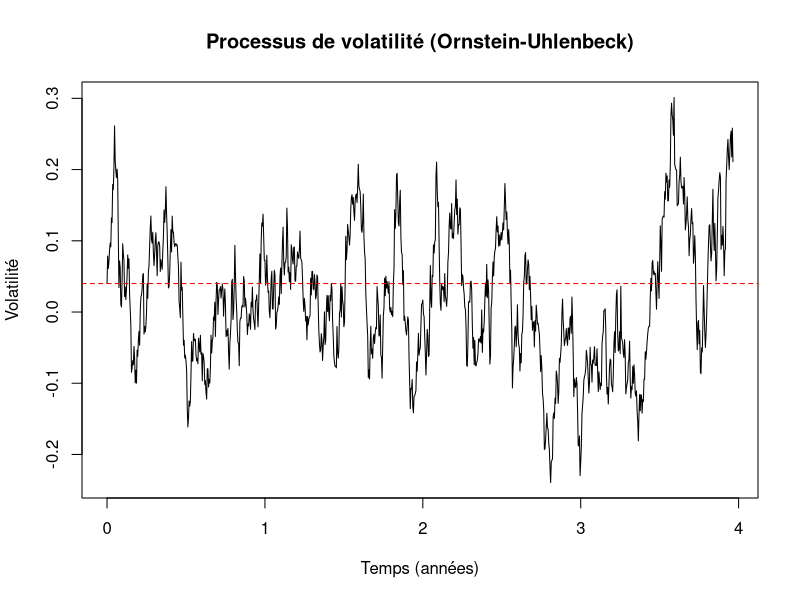
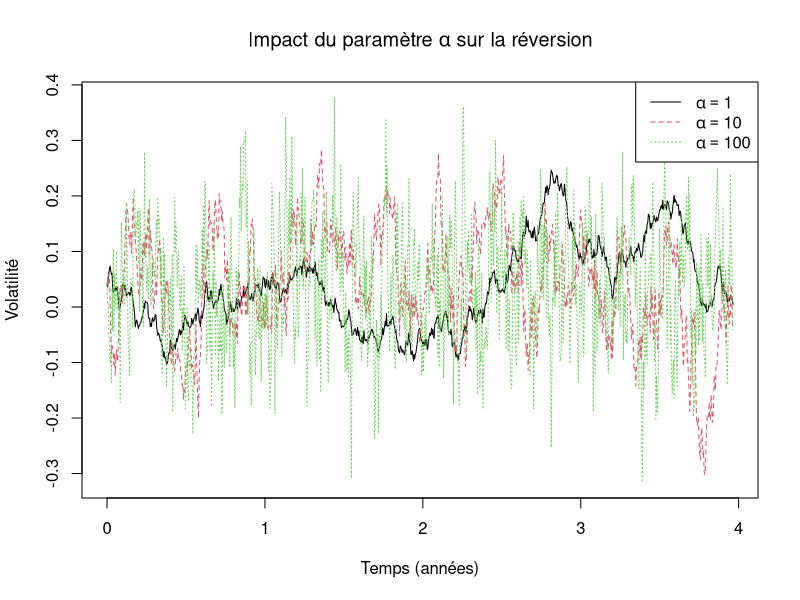
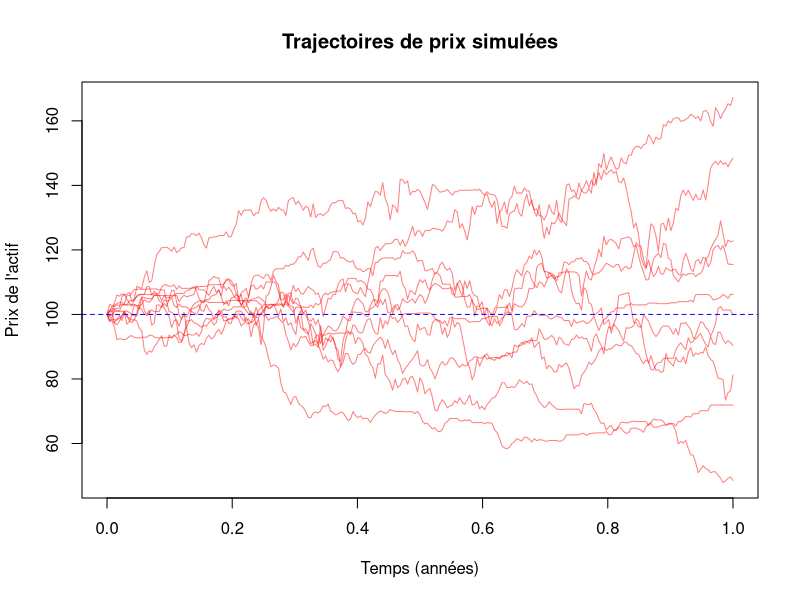
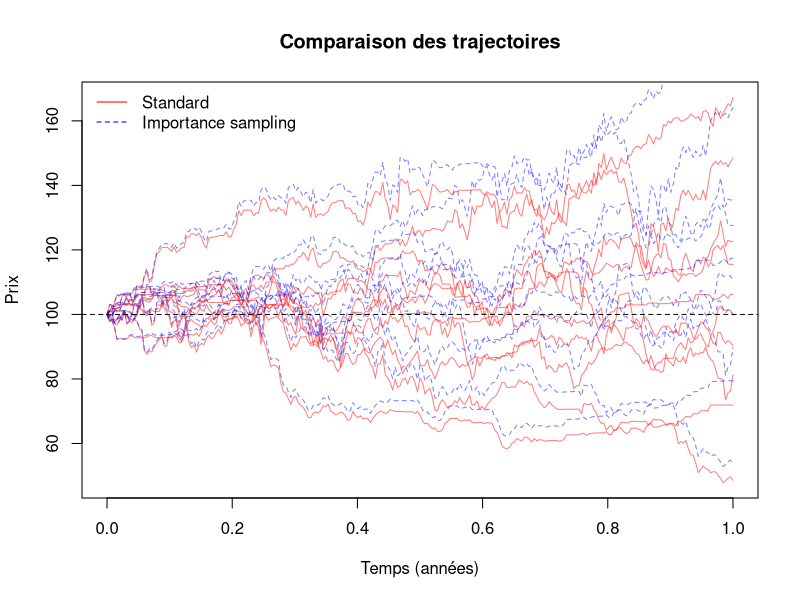
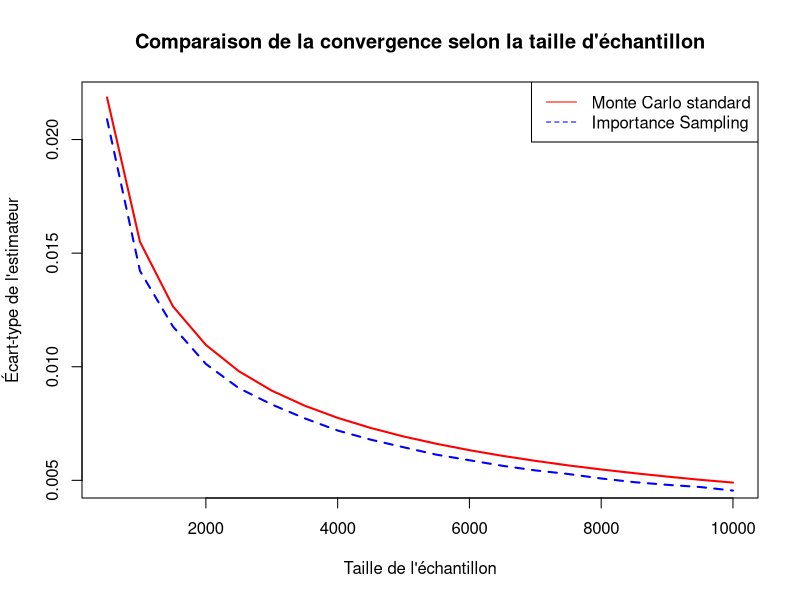
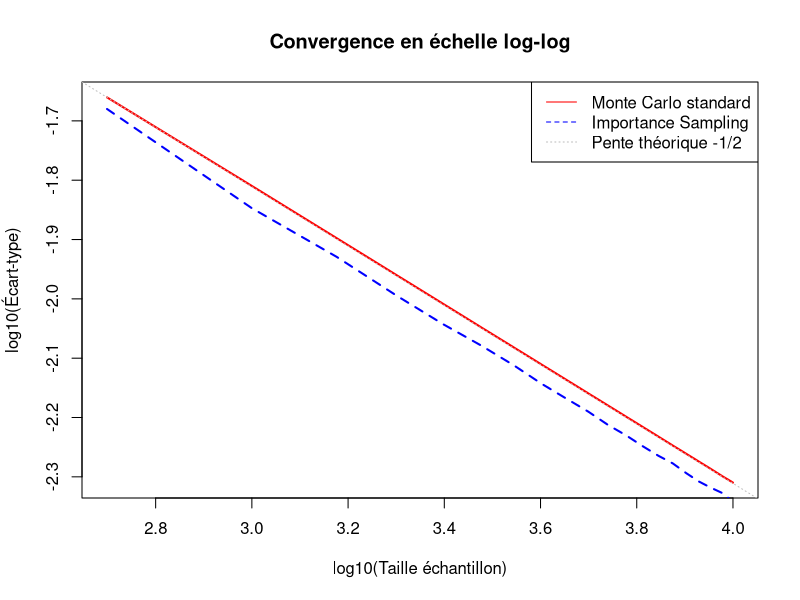

These figures' R source, in order:
## ---- chunk 1
cat("
<style>
  h1 {
    page-break-before: always;
    margin-top: 80px;
    padding-top: 40px;
    border-top: 2px solid #ccc;
  }
  h1:first-of-type {
    page-break-before: avoid;
  }
</style>
")
## ---- chunk 2
knitr::opts_chunk$set(echo = TRUE)
## ---- chunk 3
# Paramètres de base pour l'actif et le processus de volatilité
mu <- 0.05    # Taux de rendement espéré de l'actif 
r <- 0.02     # Taux sans risque
S_0 <- 100    # Prix initial de l'actif

# Paramètres du processus de volatilité stochastique (processus OU)
alpha <- 10   # Vitesse de réversion vers la moyenne
m <- 0.04     # Moyenne de long terme (niveau de réversion du processus)
nu <- 0.1     # Amplitude des fluctuations de la volatilité (paramètre de diffusion)
rho <- -0.5   # Corrélation entre le bruit du prix de l'actif et celui de la volatilité

dt <- 1/252   # Pas de temps quotidien (252 jours de bourse par an)

# Simulation du processus de volatilité
set.seed(42)  # Pour assurer la reproductibilité

Y <- numeric(1000)  # Vecteur contenant la trajectoire de la volatilité
Y[1] <- m           # Condition initiale du processus - Définition de la moyenne de long terme

# Boucle de simulation d'un processus d'Ornstein-Uhlenbeck
for(i in 2:1000) {
  Y[i] <- Y[i-1] + alpha * (m - Y[i-1]) * dt + 
          nu * sqrt(2 * alpha) * sqrt(dt) * rnorm(1)
}

# Création de l'axe temporel (en années)
time_grid <- seq(0, (length(Y) - 1) * dt, by = dt)

# Visualisation du processus simulé
plot(time_grid, Y, type = "l",
     main = "Processus de volatilité (Ornstein-Uhlenbeck)",
     xlab = "Temps (années)",
     ylab = "Volatilité")
abline(h = m, col = "red", lty = 2)  # Ligne pointillée à la moyenne de long terme
## ---- chunk 4
# On compare ici l'effet de différentes valeurs de alpha (vitesse de réversion)
alpha_values <- c(1, 10, 100)       # Trois régimes : lent, modéré, rapide
Y_matrix <- matrix(0, nrow=1000, ncol=3)  # Matrice pour stocker les trajectoires simulées

# Simulation pour chaque valeur de alpha
for(j in 1:3) {
  Y_matrix[1, j] <- m              
  for(i in 2:1000) {
    Y_matrix[i, j] <- Y_matrix[i-1, j] + 
                      alpha_values[j] * (m - Y_matrix[i-1, j]) * dt + 
                      nu * sqrt(2 * alpha_values[j]) * sqrt(dt) * rnorm(1)
  }
}

# Création d'un axe de temps exprimé en années
time_grid <- seq(0, (nrow(Y_matrix) - 1) * dt, by = dt)

# Visualisation comparative
matplot(time_grid, Y_matrix, type="l", lty=1:3, col=1:3,
        main=expression("Impact du paramètre " * alpha * " sur la réversion"),
        xlab="Temps (années)",                
        ylab="Volatilité")

# Légende indiquant les valeurs de alpha utilisées
legend("topright", legend=c(expression(alpha==1), 
                            expression(alpha==10), 
                            expression(alpha==100)), 
       lty=1:3, col=1:3)
## ---- chunk 5
# Paramètres pour la simulation Monte Carlo
T <- 1           # Maturité de l'option (en années)
K <- 100         # Prix d'exercice de l'option
n_steps <- 252   # Nombre de pas de temps (un an de jours ouvrables)
n_paths <- 5000  # Nombre de trajectoires à simuler
v0 <- m          # Volatilité initiale (égale à la moyenne à long terme)

# Initialisation des matrices pour les trajectoires
set.seed(123)    # Pour la reproductibilité

# Génération des incréments browniens corrélés pour les processus de prix et de volatilité
W1 <- matrix(rnorm(n_steps * n_paths), nrow = n_steps)
W2 <- matrix(rnorm(n_steps * n_paths), nrow = n_steps)
Z1 <- W1
Z2 <- rho * W1 + sqrt(1 - rho^2) * W2

# Matrices pour la trajectoire sans changement de mesure (nominal)
S_nominal <- matrix(0, nrow = n_steps + 1, ncol = n_paths)
v_nominal <- matrix(0, nrow = n_steps + 1, ncol = n_paths)

# Conditions initiales
S_nominal[1, ] <- S_0
v_nominal[1, ] <- v0

# Simulation des trajectoires via schéma d'Euler (volatilité) et formule exacte (prix)
# Voir les équations en section "Discrétisation des EDS" pour les détails théoriques.
for (i in 1:n_steps) {
  # Mise à jour de la volatilité (processus OU)
  v_nominal[i+1, ] <- v_nominal[i, ] + alpha*(m - v_nominal[i, ])*dt + 
                      nu*sqrt(2*alpha)*sqrt(dt)*Z2[i, ]
  
  # Forcer la positivité de la variance - justification:
  # Le processus OU peut devenir négatif, ce qui n'est pas réaliste pour une variance
  # Cette correction est une approximation pratique, bien que théoriquement imparfaite
  v_nominal[i+1, ] <- pmax(v_nominal[i+1, ], 0)
  
  # Mise à jour du prix de l'actif sous mesure risque-neutre
  # Utilisation de la formule exacte pour le log-prix.
  # L'objectif est de réduire l'erreur de discrétisation et assure la positivité des prix.
  S_nominal[i+1, ] <- S_nominal[i, ] * exp((r - 0.5*v_nominal[i, ])*dt + 
                                           sqrt(v_nominal[i, ]*dt)*Z1[i, ])
}

# Visualisation de quelques trajectoires de prix simulées
time_grid_full <- seq(0, T, length.out = n_steps + 1)
matplot(time_grid_full, S_nominal[,1:10], type="l", 
        col=rgb(1,0,0,0.5), lty=1,
        main="Trajectoires de prix simulées",
        xlab="Temps (années)", 
        ylab="Prix de l'actif")
abline(h=K, col="blue", lty=2)  # Prix d'exercice
## ---- chunk 6
# Calcul du payoff pour l'option digitale
payoff_digital <- (S_nominal[n_steps+1,] > K)

# Estimation du prix par Monte Carlo standard
price_digital_std <- mean(exp(-r*T) * payoff_digital)
std_error_digital_std <- sd(exp(-r*T) * payoff_digital) / sqrt(n_paths)

cat("Option digitale - Monte Carlo standard:\n")
cat("Prix estimé:", round(price_digital_std, 6), "\n")
cat("Écart-type:", round(std_error_digital_std, 6), "\n")
cat("Intervalle de confiance à 95%: [", 
    round(price_digital_std - 1.96*std_error_digital_std, 6), ", ",
    round(price_digital_std + 1.96*std_error_digital_std, 6), "]\n")
## ---- chunk 7
# Paramètre pour l'importance sampling
mu_shift <- 0.1  # Décalage du drift pour importance sampling
# Justification du choix: Cette valeur a été choisie pour augmenter la probabilité
# que le prix franchisse le seuil K, tout en maintenant un équilibre entre
# réduction de variance et stabilité numérique de l'estimateur pondéré

# Note: Un mu_shift trop élevé peut augmenter la variance des poids et dégrader
# la performance de l'estimateur malgré la hausse du nombre d'événements rares observés

# Matrices pour la trajectoire avec importance sampling
S_shifted <- matrix(0, nrow = n_steps + 1, ncol = n_paths)
v_shifted <- matrix(0, nrow = n_steps + 1, ncol = n_paths)

# Conditions initiales
S_shifted[1, ] <- S_0
v_shifted[1, ] <- v0

# Simulation avec importance sampling
for (i in 1:n_steps) {
  # Mise à jour de la volatilité (processus OU)
  v_shifted[i+1, ] <- v_shifted[i, ] + alpha*(m - v_shifted[i, ])*dt + 
                      nu*sqrt(2*alpha)*sqrt(dt)*Z2[i, ]
  
  # Forcer la positivité de la variance
  v_shifted[i+1, ] <- pmax(v_shifted[i+1, ], 0)
  
  # Mise à jour du prix de l'actif avec drift modifié
  S_shifted[i+1, ] <- S_shifted[i, ] * exp((r + mu_shift - 0.5*v_shifted[i, ])*dt + 
                                          sqrt(v_shifted[i, ]*dt)*Z1[i, ])
}

# Comparaison visuelle des trajectoires
matplot(time_grid_full, S_nominal[,1:10], type="l", col=rgb(1,0,0,0.5),
        main="Comparaison des trajectoires",
        xlab="Temps (années)", ylab="Prix", lty=1)
matlines(time_grid_full, S_shifted[,1:10], col=rgb(0,0,1,0.5), lty=2)
abline(h=K, col="black", lty=2)  # Prix d'exercice
legend("topleft", legend=c("Standard", "Importance sampling"),
       col=c("red", "blue"), lty=c(1,2), bty="n")
## ---- chunk 8
# Calcul du payoff pour l'option digitale avec importance sampling
payoff_digital_shifted <- (S_shifted[n_steps+1,] > K)

# Calcul de la correction de pondération (dérivée de Radon-Nikodym)
# Implémentation de la formule de Girsanov pour le changement de mesure:
weight <- exp(-mu_shift * colSums(Z1) * sqrt(dt) + 0.5 * mu_shift^2 * T)

# Estimation du prix avec importance sampling
price_digital_is <- mean(exp(-r*T) * payoff_digital_shifted * weight)
std_error_digital_is <- sd(exp(-r*T) * payoff_digital_shifted * weight) / sqrt(n_paths)

# Comparaison des résultats
results <- data.frame(
  Method = c("Monte Carlo standard", "Importance Sampling"),
  Price = c(price_digital_std, price_digital_is),
  StdError = c(std_error_digital_std, std_error_digital_is),
  VarianceReduction = c("Référence", 
                        paste0(round((1-std_error_digital_is^2/std_error_digital_std^2)*100), "%"))
)
print(results)
## ---- chunk 9
# Analyse de convergence selon la taille d'échantillon
sample_sizes <- seq(500, 10000, by = 500)
std_errors_standard <- c()
std_errors_importance <- c()

set.seed(42)
for (n_paths in sample_sizes) {
  # Génération des incréments de mouvements browniens corrélés
  W1 <- matrix(rnorm(n_steps * n_paths), nrow = n_steps)
  W2 <- matrix(rnorm(n_steps * n_paths), nrow = n_steps)
  Z1 <- W1
  Z2 <- rho * W1 + sqrt(1 - rho^2) * W2
  
  # Simulation Monte Carlo standard
  S_nom <- matrix(0, nrow = n_steps + 1, ncol = n_paths)
  v_nom <- matrix(0, nrow = n_steps + 1, ncol = n_paths)
  S_nom[1, ] <- S_0
  v_nom[1, ] <- v0
  
  # Simulation avec importance sampling
  S_imp <- matrix(0, nrow = n_steps + 1, ncol = n_paths)
  v_imp <- matrix(0, nrow = n_steps + 1, ncol = n_paths)
  S_imp[1, ] <- S_0
  v_imp[1, ] <- v0
  
  # Simulation des trajectoires
  for (i in 1:n_steps) {
    # Monte Carlo standard
    v_nom[i+1, ] <- v_nom[i, ] + alpha*(m - v_nom[i, ])*dt + nu*sqrt(2*alpha)*sqrt(dt)*Z2[i, ]
    v_nom[i+1, ] <- pmax(v_nom[i+1, ], 0)
    S_nom[i+1, ] <- S_nom[i, ] * exp((r - 0.5*v_nom[i, ])*dt + sqrt(v_nom[i, ]*dt)*Z1[i, ])
    
    # Importance sampling
    v_imp[i+1, ] <- v_imp[i, ] + alpha*(m - v_imp[i, ])*dt + nu*sqrt(2*alpha)*sqrt(dt)*Z2[i, ]
    v_imp[i+1, ] <- pmax(v_imp[i+1, ], 0)
    S_imp[i+1, ] <- S_imp[i, ] * exp((r + mu_shift - 0.5*v_imp[i, ])*dt + sqrt(v_imp[i, ]*dt)*Z1[i, ])
  }
  
  # Calcul des payoffs et poids
  payoff_nom <- as.numeric(S_nom[n_steps + 1, ] > K)
  payoff_imp <- as.numeric(S_imp[n_steps + 1, ] > K)
  weights <- exp(-mu_shift * colSums(Z1) * sqrt(dt) + 0.5 * mu_shift^2 * T)
  
  # Calcul des écarts-types
  std_errors_standard <- c(std_errors_standard, 
                          sd(exp(-r*T) * payoff_nom) / sqrt(n_paths))
  std_errors_importance <- c(std_errors_importance, 
                            sd(exp(-r*T) * payoff_imp * weights) / sqrt(n_paths))
}

# Tracé de la convergence
plot(sample_sizes, std_errors_standard, type="l", col="red", lwd=2,
     xlab="Taille de l'échantillon", ylab="Écart-type de l'estimateur",
     main="Comparaison de la convergence selon la taille d'échantillon")
lines(sample_sizes, std_errors_importance, col="blue", lwd=2, lty=2)
legend("topright", legend=c("Monte Carlo standard", "Importance Sampling"), 
       col=c("red", "blue"), lty=c(1,2))

# Interprétation: On observe que l'écart-type décroît avec l'augmentation de la taille
# d'échantillon pour les deux méthodes, mais l'importance sampling maintient
# un avantage constant, offrant une meilleure précision à taille d'échantillon égale
## ---- chunk 10
# Analyse en échelle log-log
plot(log10(sample_sizes), log10(std_errors_standard), type="l", col="red", lwd=2,
     xlab="log10(Taille échantillon)", ylab="log10(Écart-type)",
     main="Convergence en échelle log-log")
lines(log10(sample_sizes), log10(std_errors_importance), col="blue", lwd=2, lty=2)

# Ligne de référence théorique (pente -1/2)
ref_a <- log10(std_errors_standard[1]) - (-0.5) * log10(sample_sizes[1])
abline(a = ref_a, b = -0.5, col="gray", lty=3)

legend("topright", legend=c("Monte Carlo standard", "Importance Sampling", "Pente théorique -1/2"), 
       col=c("red", "blue", "gray"), lty=c(1,2,3))
